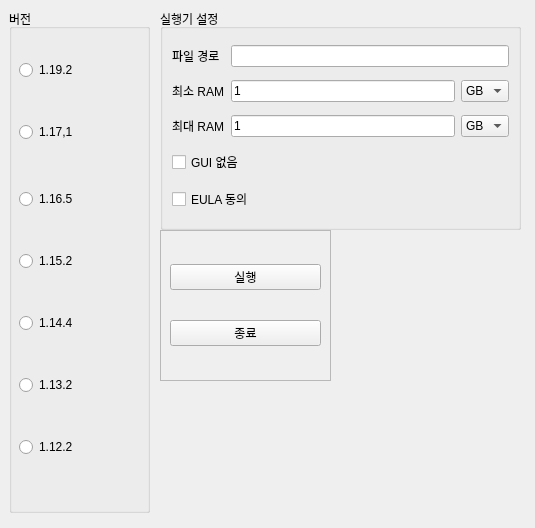
<?xml version="1.0" encoding="UTF-8"?>
<ui version="4.0">
 <class>EasyBukkit</class>
 <widget class="QMainWindow" name="EasyBukkit">
  <property name="geometry">
   <rect>
    <x>0</x>
    <y>0</y>
    <width>535</width>
    <height>528</height>
   </rect>
  </property>
  <property name="windowTitle">
   <string>MainWindow</string>
  </property>
  <widget class="QWidget" name="centralwidget">
   <widget class="QGroupBox" name="versionBox">
    <property name="geometry">
     <rect>
      <x>9</x>
      <y>9</y>
      <width>141</width>
      <height>504</height>
     </rect>
    </property>
    <property name="minimumSize">
     <size>
      <width>0</width>
      <height>504</height>
     </size>
    </property>
    <property name="title">
     <string>버전</string>
    </property>
    <widget class="QRadioButton" name="version1152">
     <property name="geometry">
      <rect>
       <x>10</x>
       <y>232</y>
       <width>80</width>
       <height>40</height>
      </rect>
     </property>
     <property name="text">
      <string>1.15.2</string>
     </property>
    </widget>
    <widget class="QRadioButton" name="version1132">
     <property name="geometry">
      <rect>
       <x>10</x>
       <y>356</y>
       <width>80</width>
       <height>40</height>
      </rect>
     </property>
     <property name="text">
      <string>1.13.2</string>
     </property>
    </widget>
    <widget class="QRadioButton" name="version1122">
     <property name="geometry">
      <rect>
       <x>10</x>
       <y>418</y>
       <width>80</width>
       <height>40</height>
      </rect>
     </property>
     <property name="text">
      <string>1.12.2</string>
     </property>
    </widget>
    <widget class="QRadioButton" name="version1171">
     <property name="geometry">
      <rect>
       <x>10</x>
       <y>108</y>
       <width>80</width>
       <height>30</height>
      </rect>
     </property>
     <property name="text">
      <string>1.17,1</string>
     </property>
    </widget>
    <widget class="QRadioButton" name="version1144">
     <property name="geometry">
      <rect>
       <x>10</x>
       <y>294</y>
       <width>80</width>
       <height>40</height>
      </rect>
     </property>
     <property name="text">
      <string>1.14.4</string>
     </property>
    </widget>
    <widget class="QRadioButton" name="version1192">
     <property name="geometry">
      <rect>
       <x>10</x>
       <y>46</y>
       <width>80</width>
       <height>30</height>
      </rect>
     </property>
     <property name="text">
      <string>1.19.2</string>
     </property>
    </widget>
    <widget class="QRadioButton" name="version1165">
     <property name="geometry">
      <rect>
       <x>10</x>
       <y>170</y>
       <width>80</width>
       <height>40</height>
      </rect>
     </property>
     <property name="text">
      <string>1.16.5</string>
     </property>
    </widget>
   </widget>
   <widget class="QGroupBox" name="settingBox">
    <property name="geometry">
     <rect>
      <x>160</x>
      <y>9</y>
      <width>361</width>
      <height>221</height>
     </rect>
    </property>
    <property name="title">
     <string>실행기 설정</string>
    </property>
    <layout class="QGridLayout" name="gridLayout">
     <item row="0" column="0">
      <widget class="QLabel" name="FilePath">
       <property name="text">
        <string>파일 경로</string>
       </property>
       <property name="alignment">
        <set>Qt::AlignLeading|Qt::AlignLeft|Qt::AlignVCenter</set>
       </property>
      </widget>
     </item>
     <item row="1" column="0">
      <widget class="QLabel" name="MiniRam">
       <property name="text">
        <string>최소 RAM</string>
       </property>
       <property name="alignment">
        <set>Qt::AlignLeading|Qt::AlignLeft|Qt::AlignVCenter</set>
       </property>
      </widget>
     </item>
     <item row="1" column="1">
      <widget class="QLineEdit" name="MiniLine">
       <property name="text">
        <string>1</string>
       </property>
       <property name="maxLength">
        <number>32767</number>
       </property>
      </widget>
     </item>
     <item row="1" column="2">
      <widget class="QComboBox" name="MiniByte">
       <item>
        <property name="text">
         <string>GB</string>
        </property>
       </item>
       <item>
        <property name="text">
         <string>MB</string>
        </property>
       </item>
      </widget>
     </item>
     <item row="2" column="0">
      <widget class="QLabel" name="MaxRam">
       <property name="text">
        <string>최대 RAM</string>
       </property>
       <property name="alignment">
        <set>Qt::AlignLeading|Qt::AlignLeft|Qt::AlignVCenter</set>
       </property>
      </widget>
     </item>
     <item row="2" column="1">
      <widget class="QLineEdit" name="MaxLine">
       <property name="text">
        <string>1</string>
       </property>
       <property name="maxLength">
        <number>32767</number>
       </property>
      </widget>
     </item>
     <item row="2" column="2">
      <widget class="QComboBox" name="MaxByte">
       <item>
        <property name="text">
         <string>GB</string>
        </property>
       </item>
       <item>
        <property name="text">
         <string>MB</string>
        </property>
       </item>
      </widget>
     </item>
     <item row="3" column="0" colspan="2">
      <widget class="QCheckBox" name="NoGui">
       <property name="text">
        <string>GUI 없음</string>
       </property>
       <property name="shortcut">
        <string extracomment="설명입니다"/>
       </property>
      </widget>
     </item>
     <item row="4" column="0" colspan="2">
      <widget class="QCheckBox" name="NoGui_2">
       <property name="text">
        <string>EULA 동의</string>
       </property>
       <property name="shortcut">
        <string extracomment="설명입니다"/>
       </property>
      </widget>
     </item>
     <item row="0" column="1" colspan="2">
      <widget class="QLineEdit" name="PathLine"/>
     </item>
    </layout>
   </widget>
   <widget class="QFrame" name="frame">
    <property name="geometry">
     <rect>
      <x>160</x>
      <y>230</y>
      <width>171</width>
      <height>151</height>
     </rect>
    </property>
    <property name="frameShape">
     <enum>QFrame::StyledPanel</enum>
    </property>
    <property name="frameShadow">
     <enum>QFrame::Raised</enum>
    </property>
    <layout class="QVBoxLayout" name="verticalLayout">
     <item>
      <widget class="QPushButton" name="Start">
       <property name="text">
        <string>실행</string>
       </property>
      </widget>
     </item>
     <item>
      <widget class="QPushButton" name="End">
       <property name="text">
        <string>종료</string>
       </property>
      </widget>
     </item>
    </layout>
   </widget>
  </widget>
 </widget>
 <resources/>
 <connections/>
</ui>
